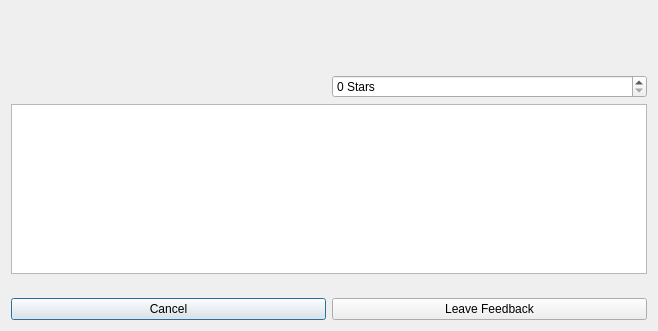
<?xml version="1.0" encoding="UTF-8"?>
<ui version="4.0">
 <class>OfferFeedbackDialog</class>
 <widget class="QDialog" name="OfferFeedbackDialog">
  <property name="geometry">
   <rect>
    <x>0</x>
    <y>0</y>
    <width>658</width>
    <height>331</height>
   </rect>
  </property>
  <property name="windowTitle">
   <string>Leave Offer Feedback</string>
  </property>
  <layout class="QGridLayout" name="gridLayout">
   <item row="1" column="0">
    <widget class="QLabel" name="manageInfo">
     <property name="text">
      <string/>
     </property>
     <property name="wordWrap">
      <bool>true</bool>
     </property>
    </widget>
   </item>
   <item row="0" column="0">
    <widget class="QLabel" name="aboutFeedback">
     <property name="text">
      <string/>
     </property>
    </widget>
   </item>
   <item row="2" column="0">
    <layout class="QHBoxLayout" name="horizontalLayout">
     <item>
      <widget class="QLabel" name="manageInfo2">
       <property name="font">
        <font>
         <pointsize>12</pointsize>
         <weight>75</weight>
         <bold>true</bold>
        </font>
       </property>
       <property name="cursor">
        <cursorShape>IBeamCursor</cursorShape>
       </property>
       <property name="wordWrap">
        <bool>true</bool>
       </property>
       <property name="textInteractionFlags">
        <set>Qt::LinksAccessibleByMouse|Qt::TextSelectableByKeyboard|Qt::TextSelectableByMouse</set>
       </property>
      </widget>
     </item>
    </layout>
   </item>
   <item row="7" column="0">
    <layout class="QHBoxLayout" name="horizontalLayout_3">
     <item>
      <widget class="QPushButton" name="cancelButton">
       <property name="text">
        <string>Cancel</string>
       </property>
      </widget>
     </item>
     <item>
      <widget class="QPushButton" name="feedbackButton">
       <property name="toolTip">
        <string>Leave feedback on this offer purchase</string>
       </property>
       <property name="text">
        <string>Leave Feedback</string>
       </property>
      </widget>
     </item>
    </layout>
   </item>
   <item row="5" column="0">
    <spacer name="verticalSpacer">
     <property name="orientation">
      <enum>Qt::Vertical</enum>
     </property>
     <property name="sizeHint" stdset="0">
      <size>
       <width>20</width>
       <height>40</height>
      </size>
     </property>
    </spacer>
   </item>
   <item row="4" column="0">
    <layout class="QHBoxLayout" name="horizontalLayout_4">
     <item>
      <widget class="QTextEdit" name="primaryFeedback"/>
     </item>
    </layout>
   </item>
   <item row="3" column="0">
    <layout class="QHBoxLayout" name="horizontalLayout_2">
     <item>
      <widget class="QLabel" name="primaryLabel">
       <property name="text">
        <string/>
       </property>
       <property name="wordWrap">
        <bool>true</bool>
       </property>
      </widget>
     </item>
     <item>
      <widget class="QSpinBox" name="primaryRating">
       <property name="suffix">
        <string> Stars</string>
       </property>
       <property name="maximum">
        <number>5</number>
       </property>
      </widget>
     </item>
    </layout>
   </item>
  </layout>
 </widget>
 <resources>
  <include location="../gtacoin.qrc"/>
 </resources>
 <connections/>
</ui>
